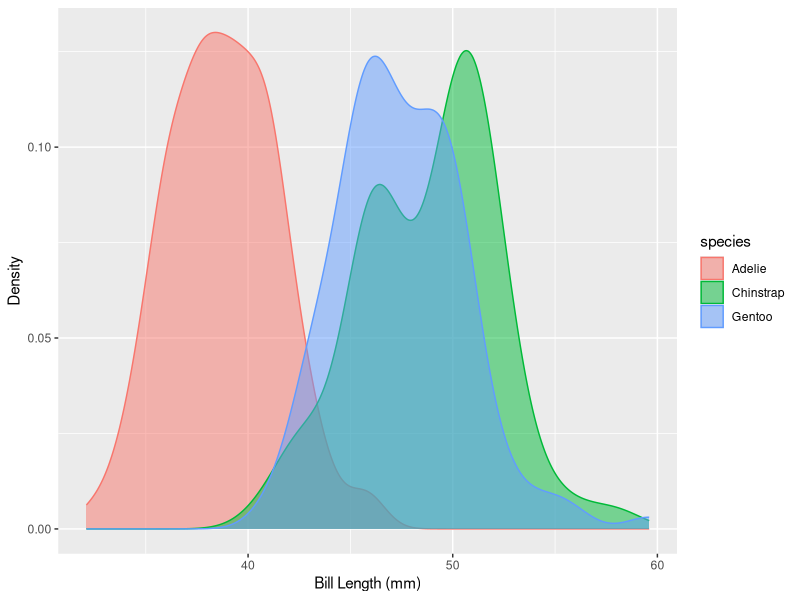
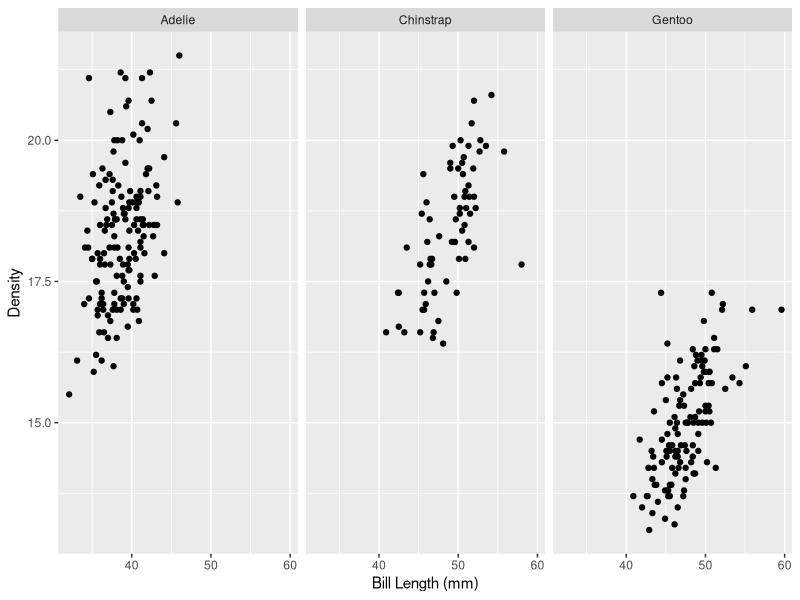

These figures' R source, in order:
# Working with Palmer Penguins
# 2022-01-22

library(palmerpenguins)
library(tidyverse)

# A look at the dataset
print(summary(penguins))

# Distribution density of Bill Length among the three species
ggplot(penguins, aes(x=bill_length_mm, color=species, fill=species)) +
  geom_density(alpha=0.5) + labs(x="Bill Length (mm)", y="Density")

# How bill length and bill depth are distributed among the three species
ggplot(penguins, aes(x=bill_length_mm, y=bill_depth_mm)) +
  geom_point() + labs(x="Bill Length (mm)", y="Density") +
  facet_wrap(~species)

# We'll explore this dataset in a similar fashion using Shiny!!